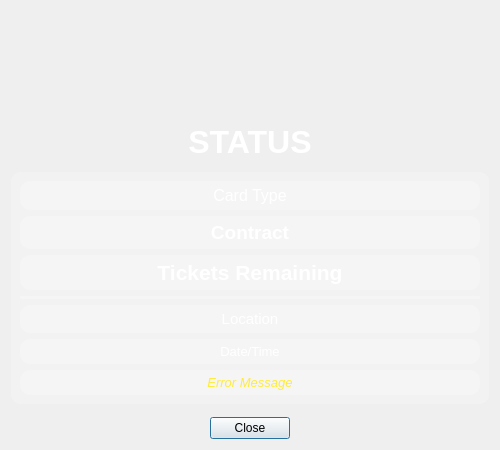
<?xml version="1.0" encoding="UTF-8"?>
<ui version="4.0">
 <class>CardSummaryDialog</class>
 <widget class="QDialog" name="CardSummaryDialog">
  <property name="geometry">
   <rect>
    <x>0</x>
    <y>0</y>
    <width>500</width>
    <height>450</height>
   </rect>
  </property>
  <property name="windowTitle">
   <string>Validation Result</string>
  </property>
  <layout class="QVBoxLayout" name="verticalLayout">
   <item>
    <spacer name="verticalSpacer">
     <property name="orientation">
      <enum>Qt::Vertical</enum>
     </property>
     <property name="sizeHint" stdset="0">
      <size>
       <width>20</width>
       <height>20</height>
      </size>
     </property>
    </spacer>
   </item>
   <item alignment="Qt::AlignHCenter">
    <widget class="QLabel" name="iconLabel">
     <property name="minimumSize">
      <size>
       <width>100</width>
       <height>100</height>
      </size>
     </property>
     <property name="text">
      <string/>
     </property>
     <property name="alignment">
      <set>Qt::AlignCenter</set>
     </property>
    </widget>
   </item>
   <item alignment="Qt::AlignHCenter">
    <widget class="QLabel" name="statusLabel">
     <property name="font">
      <font>
       <pointsize>24</pointsize>
       <weight>75</weight>
       <bold>true</bold>
      </font>
     </property>
     <property name="styleSheet">
      <string notr="true">color: white;</string>
     </property>
     <property name="text">
      <string>STATUS</string>
     </property>
     <property name="alignment">
      <set>Qt::AlignCenter</set>
     </property>
    </widget>
   </item>
   <item>
    <spacer name="verticalSpacer_2">
     <property name="orientation">
      <enum>Qt::Vertical</enum>
     </property>
     <property name="sizeHint" stdset="0">
      <size>
       <width>20</width>
       <height>20</height>
      </size>
     </property>
    </spacer>
   </item>
   <item>
    <widget class="QWidget" name="detailsWidget" native="true">
     <property name="styleSheet">
      <string notr="true">QWidget {
    background-color: rgba(255, 255, 255, 0.2);
    border-radius: 10px;
}
QLabel {
    color: white;
    padding: 5px;
}</string>
     </property>
     <layout class="QVBoxLayout" name="verticalLayout_2">
      <item>
       <widget class="QLabel" name="cardTypeLabel">
        <property name="font">
         <font>
          <pointsize>12</pointsize>
         </font>
        </property>
        <property name="text">
         <string>Card Type</string>
        </property>
        <property name="alignment">
         <set>Qt::AlignCenter</set>
        </property>
       </widget>
      </item>
      <item>
       <widget class="QLabel" name="contractLabel">
        <property name="font">
         <font>
          <pointsize>14</pointsize>
          <weight>75</weight>
          <bold>true</bold>
         </font>
        </property>
        <property name="text">
         <string>Contract</string>
        </property>
        <property name="alignment">
         <set>Qt::AlignCenter</set>
        </property>
       </widget>
      </item>
      <item>
       <widget class="QLabel" name="ticketsLabel">
        <property name="font">
         <font>
          <pointsize>16</pointsize>
          <weight>75</weight>
          <bold>true</bold>
         </font>
        </property>
        <property name="text">
         <string>Tickets Remaining</string>
        </property>
        <property name="alignment">
         <set>Qt::AlignCenter</set>
        </property>
       </widget>
      </item>
      <item>
       <widget class="Line" name="line">
        <property name="orientation">
         <enum>Qt::Horizontal</enum>
        </property>
       </widget>
      </item>
      <item>
       <widget class="QLabel" name="locationLabel">
        <property name="font">
         <font>
          <pointsize>11</pointsize>
         </font>
        </property>
        <property name="text">
         <string>Location</string>
        </property>
        <property name="alignment">
         <set>Qt::AlignCenter</set>
        </property>
       </widget>
      </item>
      <item>
       <widget class="QLabel" name="dateTimeLabel">
        <property name="font">
         <font>
          <pointsize>10</pointsize>
         </font>
        </property>
        <property name="text">
         <string>Date/Time</string>
        </property>
        <property name="alignment">
         <set>Qt::AlignCenter</set>
        </property>
       </widget>
      </item>
      <item>
       <widget class="QLabel" name="errorMessageLabel">
        <property name="font">
         <font>
          <pointsize>10</pointsize>
          <italic>true</italic>
         </font>
        </property>
        <property name="styleSheet">
         <string notr="true">color: #FFEB3B;</string>
        </property>
        <property name="text">
         <string>Error Message</string>
        </property>
        <property name="alignment">
         <set>Qt::AlignCenter</set>
        </property>
        <property name="wordWrap">
         <bool>true</bool>
        </property>
       </widget>
      </item>
     </layout>
    </widget>
   </item>
   <item>
    <spacer name="verticalSpacer_3">
     <property name="orientation">
      <enum>Qt::Vertical</enum>
     </property>
     <property name="sizeHint" stdset="0">
      <size>
       <width>20</width>
       <height>20</height>
      </size>
     </property>
    </spacer>
   </item>
   <item>
    <widget class="QDialogButtonBox" name="buttonBox">
     <property name="standardButtons">
      <set>QDialogButtonBox::Close</set>
     </property>
     <property name="centerButtons">
      <bool>true</bool>
     </property>
    </widget>
   </item>
  </layout>
 </widget>
 <resources/>
 <connections>
  <connection>
   <sender>buttonBox</sender>
   <signal>accepted()</signal>
   <receiver>CardSummaryDialog</receiver>
   <slot>accept()</slot>
   <hints>
    <hint type="sourcelabel">
     <x>248</x>
     <y>254</y>
    </hint>
    <hint type="destinationlabel">
     <x>157</x>
     <y>274</y>
    </hint>
   </hints>
  </connection>
  <connection>
   <sender>buttonBox</sender>
   <signal>rejected()</signal>
   <receiver>CardSummaryDialog</receiver>
   <slot>reject()</slot>
   <hints>
    <hint type="sourcelabel">
     <x>316</x>
     <y>260</y>
    </hint>
    <hint type="destinationlabel">
     <x>286</x>
     <y>274</y>
    </hint>
   </hints>
  </connection>
 </connections>
</ui>
